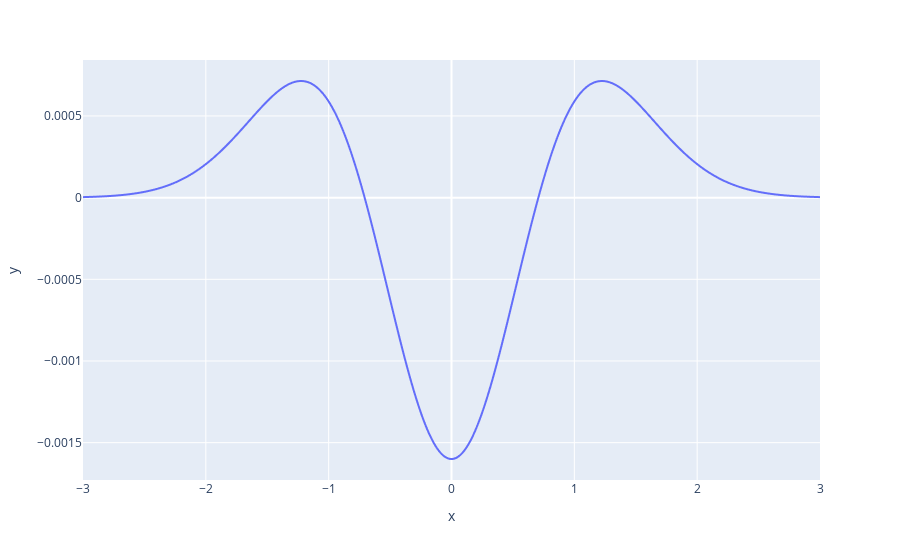

Notebook code cell kept with this figure:
### Code cell
smooth_width = 10000
x1 = np.linspace(-3,3,smooth_width)
norm = np.sum(np.exp(-x1**2)) * (x1[1]-x1[0]) # ad hoc normalization
y1 = (4*x1**2 - 2) * np.exp(-x1**2) / smooth_width *8#norm*(x1[1]-x1[0])
px.line(x=x1,y=y1)

### Figure 1 — Plotly figure (JSON) as saved in the notebook; plotly's stock layout.template omitted (floating-point values rounded to 4 significant figures; data arrays with more than 128 entries replaced by an {"elided": "..."} marker saying what was removed)
{"data": [{"hovertemplate": "x=%{x}<br>y=%{y}<extra></extra>", "legendgroup": "", "line": {"color": "#636efa", "dash": "solid"}, "marker": {"symbol": "circle"}, "mode": "lines", "name": "", "showlegend": false, "type": "scattergl", "x": {"elided": "10000 float values"}, "xaxis": "x", "y": {"elided": "10000 float values"}, "yaxis": "y"}], "layout": {"legend": {"tracegroupgap": 0}, "margin": {"t": 60}, "xaxis": {"anchor": "y", "domain": [0, 1], "title": {"text": "x"}}, "yaxis": {"anchor": "x", "domain": [0, 1], "title": {"text": "y"}}}}
